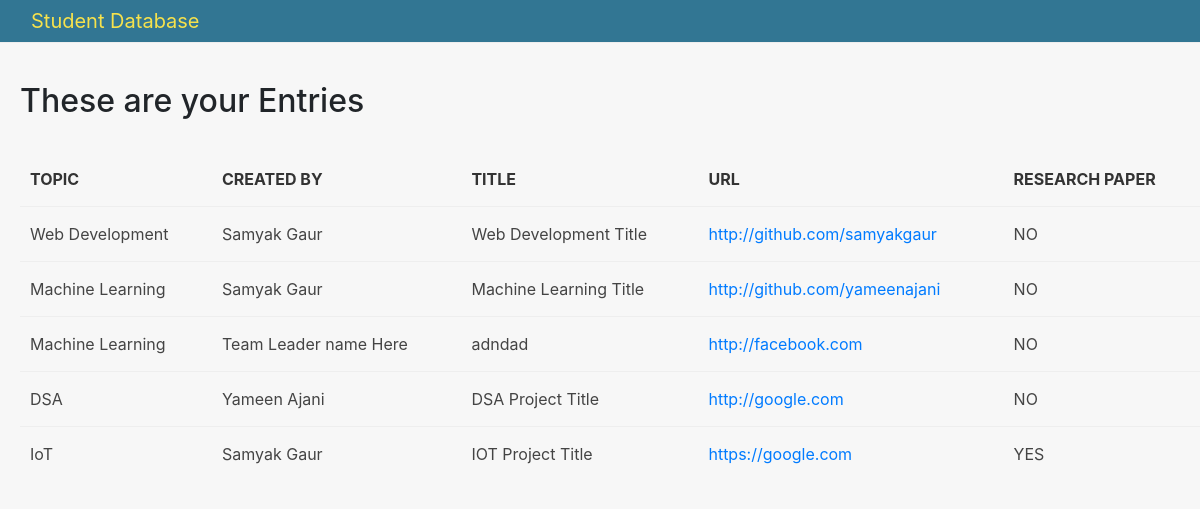
Page /first_app/index1 on the committed database.
### first_app/models.py (models this page shows, shortened)
class Entrie(models.Model):
    topics = models.ForeignKey(Topic,on_delete=models.PROTECT)
    name = models.CharField(max_length=100,default="Team Leader name Here")
    title = models.CharField(max_length=264, unique=True)
    description = models.TextField(max_length=600, null=True, blank=True)
    url = models.URLField(unique=True)
    start_date = models.DateField()
    end_date = models.DateField()
    year = models.IntegerField(choices=YEARS, default=1)
    department = models.CharField(max_length=100,choices=DEPARTMENTS,default="Computer")
    research_paper = models.CharField(max_length=100,choices=PAPER,default="NO")
    file= models.FileField(upload_to=None,max_length=100,default="NULL")

class Topic(models.Model):
    topic = models.CharField(max_length=264 , unique=True)
    def __str__(self):
        return self.topic

### first_app/views.py (the view)
# urls.py: path('index1',views.index1),
def index1(request):
    entries_display = Entrie.objects.order_by('topics')
    index1dict = {'entries_display':entries_display}
    return render(request,'first_app/index.html',context=index1dict)

### templates/first_app/index.html (shortened to what this page needs)
<!DOCTYPE html>
{% load staticfiles %}
<html lang="en">
<head>
    <link rel="stylesheet" href="https://stackpath.bootstrapcdn.com/bootstrap/4.3.1/css/bootstrap.min.css">
    <link rel="stylesheet" href="{% static "css/main1.css" %}">
</head>
<body>
    <nav class="navbar navbar-expand-lg navbar-light bg-light" style="background-color: rgb(50, 118, 147)!important; height: 43px;">
                <a class="navbar-brand" href="http://127.0.0.1:8000/" style="color: rgb(247, 226, 76)">Student Database</a>
    </nav>
    <br>
    <div style="padding-left: 20px;">
        <h2>These are your Entries </h2><br >
        {% if entries_display %}
        <table>
            <th>Topic</th>
            <th>Created By</th>
            <th>Title</th>
            <th>URL</th>
            <th>Research Paper</th>
            {% for acc in entries_display %}
            <tr>
                <td>{{ acc.topics }}</td>
                <td>{{ acc.name }}</td>
                <td>{{ acc.title }}</td>
                <td><a href="{{ acc.url }}">{{ acc.url}}</td>
                <td>{{ acc.research_paper }}</td>
            </tr>
            {% endfor %}
        </table>
        {% else %}
        <p> no access record found</p>
        {% endif %}
    </div>
</body>
</html>

### static/css/main1.css (style rules this page uses)
* { --main-color: #006992; }
body { display: flex; flex-direction: column; background-color: #f7f7f7; min-height: 100vh; }
nav { background-color: #232632; margin-bottom: 15px; border-bottom: 1px solid #eee; height: 100vh; position: fixed; min-width: 150px; }
nav a { display: block; padding: 20px 15px; color: rgba(255,255,255,.6); transition: 100ms ease; }
table { width: 100%; }
td, th { padding: 15px 10px; border-top: 1px solid #eee; color: #444; }
th { border: none; color: #333; text-transform: uppercase; }
td { position: relative; }

### rows in the picture
Entrie: topics "Web Development", name "Samyak Gaur", title "Web Development Title", url "http://github.com/samyakgaur", research_paper "NO"
Entrie: topics "Machine Learning", name "Samyak Gaur", title "Machine Learning Title", url "http://github.com/yameenajani", research_paper "NO"
Entrie: topics "Machine Learning", name "Team Leader name Here", title "adndad", url "http://facebook.com", research_paper "NO"
Entrie: topics "DSA", name "Yameen Ajani", title "DSA Project Title", url "http://google.com", research_paper "NO"
Entrie: topics "IoT", name "Samyak Gaur", title "IOT Project Title", url "https://google.com", research_paper "YES"
